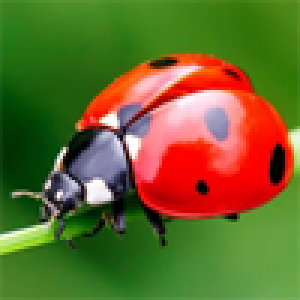
#> input picture Lab-Assignments/lab3/ladybug.png, 100 x 100 px (shown 3 times larger)
$ jupyter execute --allow-errors lab3-exercises.ipynb
#> lines starting #> are read from the running program, lines starting #| are printed output that depends on the picture; long printed decimals are rounded
# Lab 3 Exercises for COMP 6321 Machine Learning

In this lab you'll cluster and fit mixture models to data using the popular _scikit-learn_ package. Lab3 requires a good understanding of Numpy and Matplotlib. Please complete Lab1 before attempting Lab3.

**Run the code cell below** to import the required packages.

[cell 1]
import numpy as np
import matplotlib as mpl
import matplotlib.pyplot as plt
import sklearn
import sklearn.cluster         # For KMeans class
import sklearn.mixture         # For GaussianMixture class
import sklearn.preprocessing   # For scale function
import mpl_toolkits.mplot3d    # For enabling projection='3d' feature in Matplotlib

<div style="border-bottom: 3px solid black; margin-bottom:5px"></div>
<div style="border-bottom: 3px solid black"></div>

# Introduction
This "introduction" group of code cells has no exercises. The goal is to provide you with examples. Run the code cells and learn from them.

Load the image *ladybug.png* as a Numpy array. The image should already have been unzipped into the same directory as this notebook.

[cell 2]
image = plt.imread('ladybug.png')
#> image is the input picture: shape (100, 100, 3) float32; mean R, G, B 0.411, 0.41, 0.175
print(image.shape)
#| (100, 100, 3)

Notice the shape of the array. Entry _image[y,x]_ in the array is a length-3 vector representing the RGB value of pixel at location $(x, y)$ in the image.

Plot the image using Matplotlib's _imshow_ function.

[cell 3]
plt.imshow(image);

Reshape the image into a 2-dimensional matrix suitable for clustering the pixels by their RGB colour value. The data should be in array format

$$
\begin{bmatrix}
r_1 & g_1 & b_1\\
r_2 & g_2 & b_2\\
\vdots & \vdots & \vdots\\
r_N & g_N & b_N
\end{bmatrix}
$$

where $N=10000$ and each $\begin{bmatrix} r_i & g_i & b_i \end{bmatrix}$ is the colour of pixel with index $i$.

[cell 4]
RGB = image.reshape(-1, 3)
print(RGB.shape)
#| (10000, 3)
print(RGB)
#> (printed output is left out)

The top-left pixel (index $i=0$) has colour $\begin{bmatrix} 0.31 & 0.56 & 0.20 \end{bmatrix}$, which is green-ish. Makes sense!

Plot the pixel RGB values in 3-dimensional colour space.

[cell 5]
def plot_colour_space(RGB, title=None, hold=False, **kwargs):
    """
    Plots Nx3 matrix RGB in 3 dimensions.

    The keyword arguments are passed to Matplotlib's scatter() function.
    If hold=True, the points will be added to the previous plot. Otherwise a new plot is generated.
    """
    if hold:
        ax = plt.gca()
    else:
        fig = plt.figure(figsize=(8,8))
        ax = fig.add_subplot(111, projection='3d')
    kwargs.setdefault('alpha', 1.0)
    ax.scatter(*RGB.T, **kwargs)
    ax.set_xlabel('R', color='r', fontweight='bold', fontsize=15)
    ax.set_ylabel('G', color='g', fontweight='bold', fontsize=15)
    ax.set_zlabel('B', color='b', fontweight='bold', fontsize=15)
    if title is not None:
        ax.set_title(title)

plot_colour_space(RGB, c=RGB, s=0.5, marker='s', title="Pixels plotted in colour space")
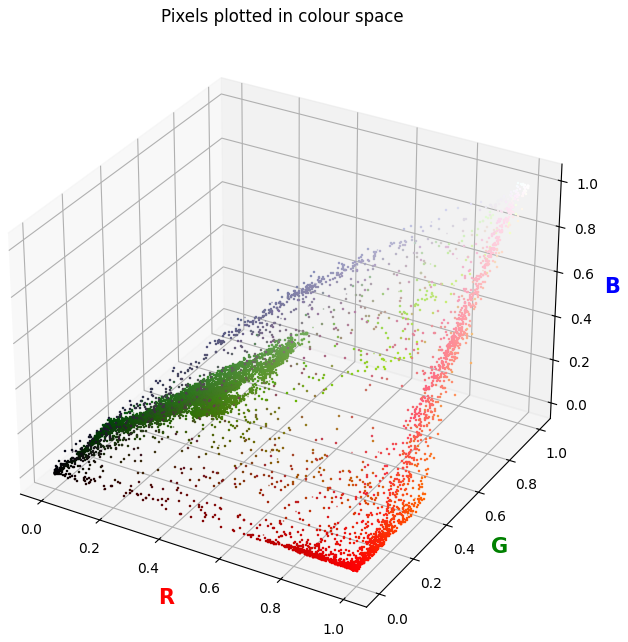
#> figure drawn by matplotlib, 1 panel

Run the *K*-means clustering algorithm with *K*=5, using each RGB pixel colour vector as a data point.

[cell 6]
def run_kmeans(data, k):
    """
    Runs K-means on an NxD array using k clusters.

    Returns a KxD matrix of centroids and a length-N vector of labels (cluster assignments).
    """
    kmeans = sklearn.cluster.KMeans(n_clusters=k, random_state=0).fit(data)
    return kmeans.cluster_centers_, kmeans.labels_

centroids, labels = run_kmeans(RGB, k=5)
#> centroids = [[0.914, 0.1, 0.0312], [0.0947, 0.286, 0.0543], [0.803, 0.728, 0.75], [0.283, 0.515, 0.151], [0.961, 0.491, 0.47]]; labels = 10000 values, max 4 at index 2147, min 0 at index 1857, mean 2

print(centroids)
#| [[0.9141  0.1005  0.03124 ]
#|  [0.09473 0.2863 0.05432]
#|  [0.8031  0.728  0.7498 ]
#|  [0.2831 0.5155  0.1514]
#|  [0.9613 0.4914  0.4696]]
print(labels, len(labels))
#> (printed output is left out)

The centroids array has shape (5,3) because there are *K*=5 centroids, a 3-dimensional vector. The labels are given as integer indices, as in the "alternate formulation for *K*-means" from Lecture 2.

Plot the centroids in RGB colour space.

[cell 7]
plot_colour_space(centroids, facecolors=centroids, edgecolor='black', s=1000, title="Centroids only")
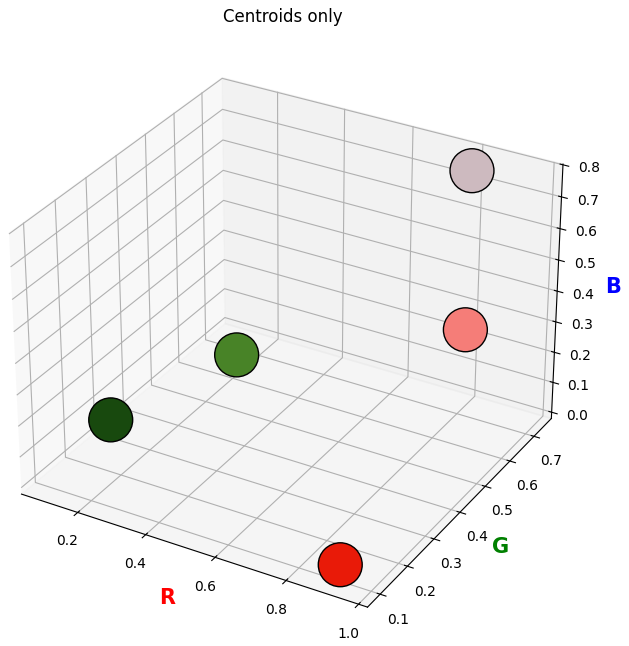
#> figure drawn by matplotlib, 1 panel

Plot the pixels in RGB space but with colour matching that of the centroid the pixel was assigned to. Include the centroids themselves in the same plot.

[cell 8]
# Create a new (10000,3) ndarray where values in row i are copied from centroids[labels[i],:]
RGB_recoloured = centroids[labels]

# Plot the re-coloured pixels, along with the corresponding centroids
plot_colour_space(RGB, c=RGB_recoloured, marker='s', s=0.5, title="Centroids and recoloured pixels")
plot_colour_space(centroids, facecolors=centroids, edgecolor='black', s=1000, hold=True)
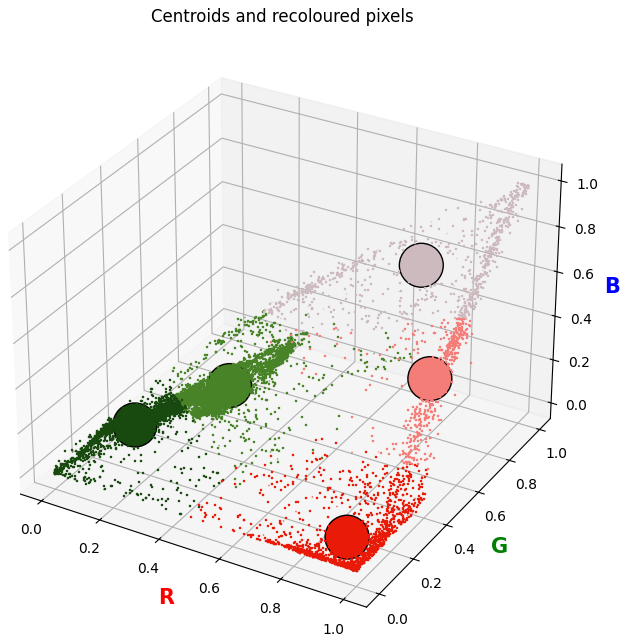
#> figure drawn by matplotlib, 1 panel

[cell 9]
plt.imshow(RGB_recoloured.reshape(image.shape));
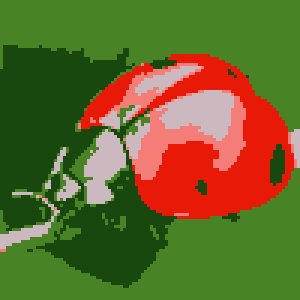
#> shown: shape (100, 100, 3) float32 (shown 3 times larger); mean R, G, B 0.411, 0.409, 0.175

Compare the above to Figure 9.3 (p.429) of the Bishop textbook.

<div style="border-bottom: 3px solid black; margin-bottom:5px"></div>
<div style="border-bottom: 3px solid black"></div>

# 1. Spatial clustering with K-means

Exercises 1.1&ndash;1.4 ask you to apply scikit-learn's **[sklearn.cluster.KMeans](https://scikit-learn.org/stable/modules/generated/sklearn.cluster.KMeans.html)** object to the pixels from the introduction, but on slightly different data.

It requires that you have already **run the code cells from the introduction**.

[cell 10]
assert 'image' in globals(), "Did you run the code cells from introduction?"
assert 'RGB' in globals(), "Did you run the code cells from introduction?"

<div style="border-bottom: 3px solid black;"></div>

### Exercise 1.1 &mdash; Add pixel location features

The introduction showed you how to cluster pixels by colour, like Figure 9.3 (p.429) of the Bishop book. The data that we clustered was an array of 3-dimensional features $\begin{bmatrix} r_i & g_i & b_i \end{bmatrix}$, stored in the array object referenced by variable *RGB*.

In exercises 1.2&ndash;1.4, you'll be asked to cluster the pixels by _colour_ (rgb) and _location_ (xy). To do this, you must first add pixel location features to the data.

**Write a few lines of code** to create a new array called *RGBXY* where each row is a 5-dimensional feature vector $\begin{bmatrix} r_i & g_i & b_i & x_i & y_i\end{bmatrix}$, with $(x_i, y_i)$ being the location in the image where pixel $i$ came from in the original image. Use the *image* variable to get the height and width of the original ladybug image. Then use the [**np.arange**](https://numpy.org/doc/stable/reference/generated/numpy.arange.html) and [**np.meshgrid**](https://numpy.org/doc/stable/reference/generated/numpy.meshgrid.html) function to generate two arrays, each containing the individual $x_i$ and $y_i$ values respectively. Finally, use a matrix stacking function like [**np.column_stack**](https://numpy.org/doc/stable/reference/generated/numpy.column_stack.html) to create the new array object *RGBXY* from the original *RGB* data and your new pixel location arrays.

If you have done everything correctly, your data with extra "pixel location features" should look like this:
```python
>>> RGBXY
[[ 0.30588236  0.55686277  0.2         0.          0.        ]
 [ 0.27058825  0.53333336  0.16470589  1.          0.        ]
 [ 0.27058825  0.53333336  0.16470589  2.          0.        ]
 ...
 [ 0.4509804   0.67450982  0.34901962 97.         99.        ]
 [ 0.43921569  0.67843139  0.34509805 98.         99.        ]
 [ 0.46666667  0.6901961   0.37254903 99.         99.        ]]
```

[cell 11]
# Your code here. Aim for 2-6 lines.
height, width, _ = image.shape
X,Y = np.meshgrid(np.arange(width, dtype=np.float32),
                  np.arange(height, dtype=np.float32))
RGBXY = np.column_stack([ RGB, X.ravel(), Y.ravel() ])

**Check your answer** by running the code cell below.

[cell 12]
assert 'RGBXY' in globals(), "You didn't create a variable called RGBXY"
assert isinstance(RGBXY, np.ndarray), "Expected RGBXY to be ndarray"
assert RGBXY.dtype == RGB.dtype, "RGBXY has wrong dtype"
assert RGBXY.shape == (100*100,5), "RGBXY has wrong shape"
assert np.array_equal(RGBXY[99:101],
                      np.array([[0.38039216, 0.57647060, 0.15686275, 99., 0.],
                                [0.25490198, 0.52156866, 0.14509805,  0., 1.]], dtype=np.float32)), "RGBXY wrong data"
print("Correct!")

<div style="border-bottom: 3px solid black;"></div>

### Exercise 1.2 &mdash; Cluster pixels spatially

**Write a few lines of code** to do the following:
1. Cluster the $\begin{bmatrix} r_i & g_i & b_i & x_i & y_i\end{bmatrix}$ values that are currently stored in the _RGBXY_ variable. Use *K*=6 clusters. You can use *sklearn.cluster.KMeans* directly or you can use the _run_kmeans_ function from the introduction.
2. Plot the re-coloured image, where each pixel's colour has been replaced by its corresponding centroid colour, as we did in the introduction.

Your plot should look like this:

_Hint:_ Your _RGBXY_ array has shape (10000,5), but the _imshow_ function expects an array of shape (*height*, *width*, 3). So you will need to slice out colour data and reshape it into a form that _imshow_ expects.

[cell 13]
# Your code here. Aim for 4-6 lines.
centroids, labels = run_kmeans(RGBXY, k=6)
#> centroids = [[0.838, 0.289, 0.224, 76.68, 49.17], [0.383, 0.351, 0.283, 26.67, 49.57], [0.436, 0.457, 0.13, 72.89, 16.03], [0.382, 0.489, 0.192, 73.53, 82.68], [0.21, 0.42, 0.128, 23.43, 82.77], [0.226, 0.447, 0.0881, 22.86, 16.34]]; labels = 10000 values, max 5 at index 0, min 0 at index 3098, mean 2.49
RGB_recoloured = centroids[labels,:3]
plt.imshow(RGB_recoloured.reshape(image.shape));
plt.title('Spatial clustering by RGBXY with k=6');
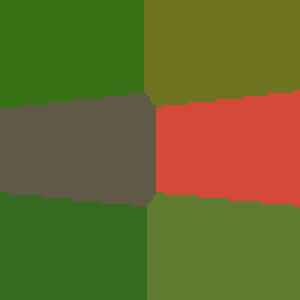
#> shown: shape (100, 100, 3) float32 (shown 3 times larger); mean R, G, B 0.411, 0.41, 0.175

<div style="border-bottom: 3px solid black;"></div>

### Exercise 1.3 &mdash; More clusters!

**Repeat Exercise 1.2** but this time use *K*=50 clusters. It may take a few seconds. If you do not understand the result that you see, ask for insight from a TA or from someone else.

[cell 14]
# Your code here. Aim for 2-6 lines.
centroids, labels = run_kmeans(RGBXY, k=50)
#> centroids = 50 rows, first 6: [0.631, 0.143, 0.0523, 91.51, 56.22], [0.613, 0.337, 0.108, 32.65, 32.47], [0.289, 0.356, 0.262, 18.6, 68.79], [0.228, 0.482, 0.0612, 73.44, 6.94], [0.336, 0.58, 0.25, 72.39, 93.08], [0.19, 0.485, 0.102, 5.37, 8.81]; labels = 10000 values, max 49 at index 10, min 0 at index 5085, mean 24.26
RGB_recoloured = centroids[labels,:3]
plt.imshow(RGB_recoloured.reshape(image.shape));
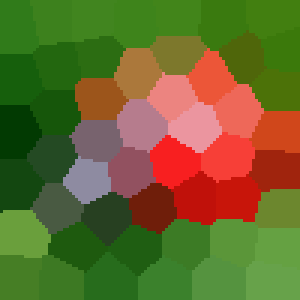
#> shown: shape (100, 100, 3) float32 (shown 3 times larger); mean R, G, B 0.411, 0.41, 0.175

<div style="border-bottom: 3px solid black;"></div>

### Exercise 1.4 &mdash; Feature scaling

**Repeat Exercise 1.3** but this time scale the $x$ and $y$ features by a factor of 0.02 before clustering. Your answer should use Numpy's "broadcasting" mechanism to achieve the scaling in a single step.

Be sure to store the transformed values in a new array called _RGBXY_scaled_ rather than modifying the original _RGBXY_ array. Otherwise you may end up having to re-run the code cell that generated the _RGBXY_ variable.

[cell 15]
# Your code here. Aim for 3-7 lines.
RGBXY_scaled = RGBXY*np.array([1, 1, 1, 0.02, 0.02])
centroids, labels = run_kmeans(RGBXY_scaled, k=50)
#> centroids = 50 rows, first 6: [0.908, 0.0367, 0.0144, 1.72, 1.17], [0.0079, 0.231, 0.0171, 0.171, 1.07], [0.234, 0.483, 0.143, 1.21, 1.61], [0.255, 0.502, 0.0806, 1.32, 0.176], [0.397, 0.632, 0.258, 1.85, 1.63], [0.984, 0.821, 0.868, 1.28, 0.663]; labels = 10000 values, max 49 at index 3541, min 0 at index 4984, mean 23.13
RGB_recoloured = centroids[labels,:3]
plt.imshow(RGB_recoloured.reshape(image.shape));
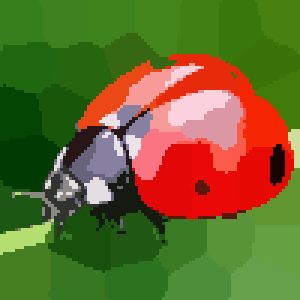
#> shown: shape (100, 100, 3) float64 (shown 3 times larger); mean R, G, B 0.411, 0.41, 0.175

The purpose of this exercise is to see that the clustering method is very sensitive to the scale of different features. If you were to scale the _XY_ components all the way to zero, you would be back to clustering _only by colour_, as we did in the introduction.

Before continuing, try scaling $(x,y)$ by different values, such as $(0.05, 0.02)$ and see how that effects the pixel clusters.

<div style="border-bottom: 3px solid black; margin-bottom:5px"></div>
<div style="border-bottom: 3px solid black"></div>

# 2. Selecting *K* in *K*-means

Exercises 2.1&ndash;2.2 ask you to generate synthetic data and to apply the "elbow" heuristic for selecting optimal *K* in *K*-means.

**Run the code cell below** to define a function for sampling data from a mixture of Gaussians.

[cell 16]
def sample_gmm(means, covs=None, weights=None, N=1):
    """
    Samples a K-component D-dimensional Gaussian mixture.

    The means are KxD.
    The covariances are KxDxD. The default covariance is the DxD identity matrix.
    The weights are length K and must sum to 1. The default is uniform weights.

    Returns (X, c) where X is an NxD array of samples and c is a length-N vector
    of component indices, i.e. X[i] was sampled from mixture component c[i].
    """
#> called with means = array of shape (9, 2), N = 1000
    K, D = means.shape

    # Valudate inputs and set default values if needed
    if covs is None:
        covs = np.tile(np.eye(D), (K,1,1))  # Stack of K D-dimensional identity matricies
    if weights is None:
        weights = np.full(K, 1/K)
    assert covs.shape == (K,D,D)

    # Sample a vector of component choices in proportion to weights, one for each sample
    c = np.random.choice(K, N, p=weights)  # choice() checks that weights has shape (K,1) and sums to 1

    # Fill an array of N samples, one component at a time
    X = np.empty((N,D))
    for k in range(K):
        X[k==c] = np.random.multivariate_normal(means[k], covs[k], np.count_nonzero(k==c))
    return X, c

<div style="border-bottom: 3px solid black;"></div>

### Exercise 2.1 &mdash; Generate synthetic GMM data

**Write a few lines of code** to generate 1000 samples from a 9-component Gaussian mixture, where the means are arranged in a 3x3 grid as shown below.

Use a single call to the *sample_gmm* function to generate your data. That means you must build a _means_ matrix with shape (9,2) containing the 9 means. You should know how to do this procedurally, either with for-loops or with a call to the _np.meshgrid_ and *np.column_stack* functions. (Do not write out all 9 of the mean vectors by hand.)

Create a variable called _X_ that refers to your samples, and create a variable called _c_ that refers to the mixture component indices (this value is directly returned by *sample_gmm*, so just store the result).

The `np.random.seed(0)` ensures you always generate the same data each time you run the code cell.

[cell 17]
np.random.seed(0)

# Your code here. Aim for 3-6 additional lines.
U, V = np.meshgrid([-5,0,5],[-5,0,5])
means = np.column_stack([U.ravel(),V.ravel()])
X, c = sample_gmm(means, N=1000)

**Plot your data** by running the code cell below.

[cell 18]
assert 'X' in globals(), "You must create a variable called 'X' that refers to your samples!"
assert 'c' in globals(), "You must create a variable called 'c' that refers to your component indices!"
assert X.shape == (1000,2), "X should have shape (1000, 2)!"
assert c.shape == (1000,), "c should have shape (1000,)!"
plt.scatter(*X.T, c=c, s=5)     # Plot each point (X[i,0], X[i,1]) using colour index c[i] and point size 5
plt.title("Synthetic GMM data")
plt.xticks([-5, 0, 5])
plt.yticks([-5, 0, 5])
plt.gca().set_aspect('equal')   # It's important to see this data with equal scales on each axis
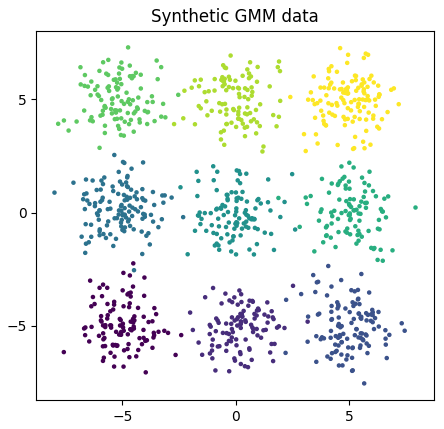
#> figure drawn by matplotlib, 1 panel

<div style="border-bottom: 3px solid black;"></div>

### Exercise 2.2 &mdash; Choosing *K* with *K*-means

When applying *K*-means, it may be difficult to choose the best *K* for a particular data set. Recall the "elbow curve" method for selecting *K* as reviewed in Lecture 2. You are asked to apply this method to select a "good" *K* for the data set generated in Exercise 2.1.

**Write a few lines of code** to generate a plot of *K* ($x$-axis) versus the corresponding *K*-means objective value ($y$-axis) for each choice of $K \in \{2, \ldots 15\}$. Use the **[sklearn.cluster.KMeans](https://scikit-learn.org/stable/modules/generated/sklearn.cluster.KMeans.html)** object in your answer. Once you have called the _fit_ method on a _KMeans_ object you can recover the final objective value (at convergence) from the object's *intertia_* attribute (as in `kmeans_object.inertia_`).

If you have done this correctly, you should see a 'kink' at *K*=9, which makes sense given that the data was indeed generated from 9 clusters.

[cell 19]
# Your code here. Aim for 2-4 lines of code plus a few lines for plotting.
kvals = range(2,15)
costs = [sklearn.cluster.KMeans(n_clusters=k, random_state=0).fit(X).inertia_ for k in kvals]

plt.plot(kvals, costs)
plt.xticks(kvals)
plt.title('K-means cost across K')
plt.xlabel('K')
plt.ylabel('cost');
#> (the rest of the program and of its run is left out)
